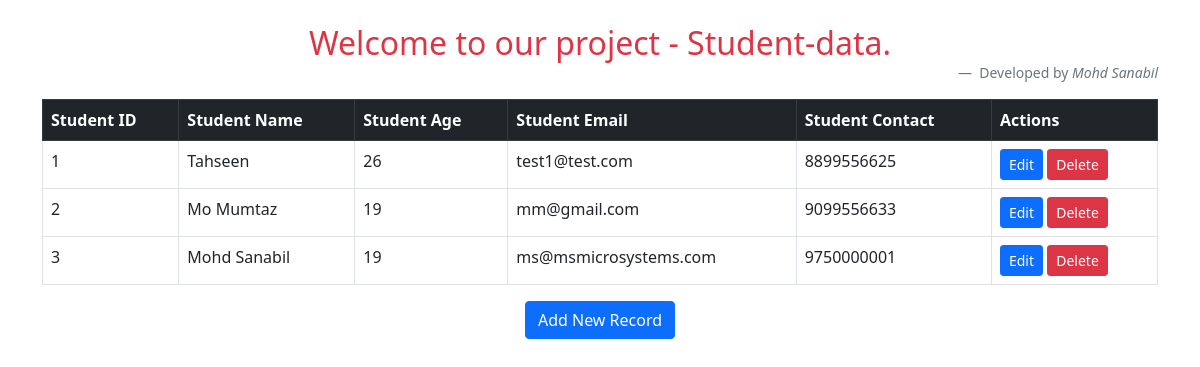
The app's page /, older data.
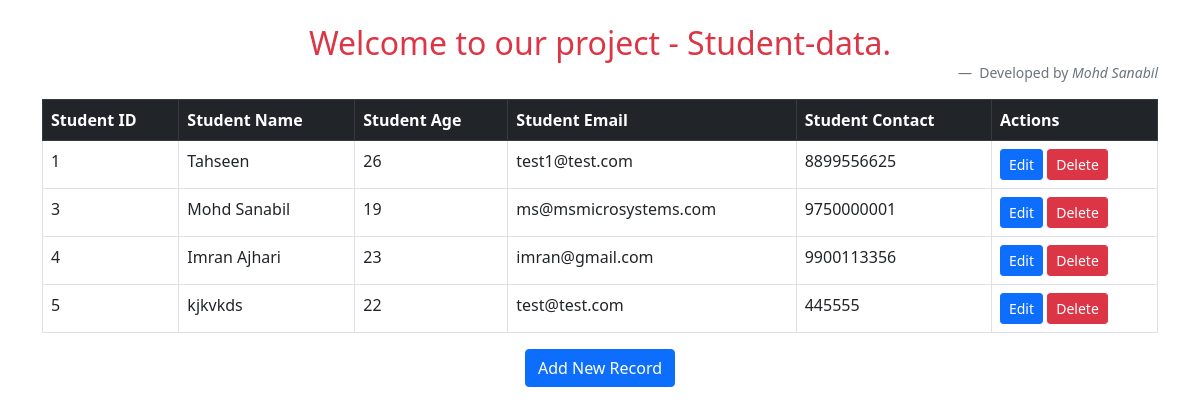
The same page, newer data.
### student/models.py (models this page shows, shortened)
class Student( models.Model ):
    s_id = models.IntegerField()
    s_name = models.CharField( max_length=50 )
    s_age = models.IntegerField()
    s_email = models.EmailField()
    s_contact = models.CharField( max_length=20 )

### student/views.py (the view)
# urls.py: path('', views.show, name='show'),
def show( request ):
    students_data = Student.objects.all()
    return render( request, 'show.html', {'data':students_data} )

### templates/show.html (shortened to what this page needs)
<!DOCTYPE html>
<html lang="en">
<head>
    <link href="https://cdn.jsdelivr.net/npm/bootstrap@5.0.2/dist/css/bootstrap.min.css" rel="stylesheet">
</head>
<body>
    <div class="container mt-4">
      <figure class="text-center">
        <blockquote class="blockquote">
          <h2 class="text-danger">Welcome to our project - Student-data.</h2>
        </blockquote>
        <figcaption class="blockquote-footer text-end">
          Developed by <cite title="Source Title">Mohd Sanabil</cite>
        </figcaption>
      </figure>
    <table class="table table-bordered">
        <thead class="table-dark">
          <th>Student ID</th>
          <th>Student Name</th>
          <th>Student Age</th>
          <th>Student Email</th>
          <th>Student Contact</th>
          <th>Actions</th>
        </thead>
        <tbody>
        {% if data %}
        {% for x in data %}
         <tr>
           <td>{{x.s_id}}</td>
           <td>{{x.s_name}}</td>
           <td>{{x.s_age}}</td>
           <td>{{x.s_email}}</td>
           <td>{{x.s_contact}}</td>
           <td>
            <a href="{% url 'edit' pk=x.id %}" class="btn btn-primary btn-sm">Edit</a>
            <a href="{% url 'delete' pk=x.id %}" class="btn btn-danger btn-sm">Delete</a>
           </td>
         </tr>
        {% endfor %}
        {% else %}
        <td colspan="6"><center><h3>No record found!</h3></center></td>
        {% endif %}
        </tbody>
      </table>
      <center><a href="{% url 'insert' %}" class="btn btn-primary">Add New Record</a></center>
    </div>
</body>
</html>

Row changes from the older to the newer data that the page shows:
removed Student: s_id "2", s_name "Mo Mumtaz", s_age "19", s_email "mm@gmail.com", s_contact "9099556633"
added Student: s_id "4", s_name "Imran Ajhari", s_age "23", s_email "imran@gmail.com", s_contact "9900113356"
added Student: s_id "5", s_name "kjkvkds", s_age "22", s_email "test@test.com", s_contact "445555"
